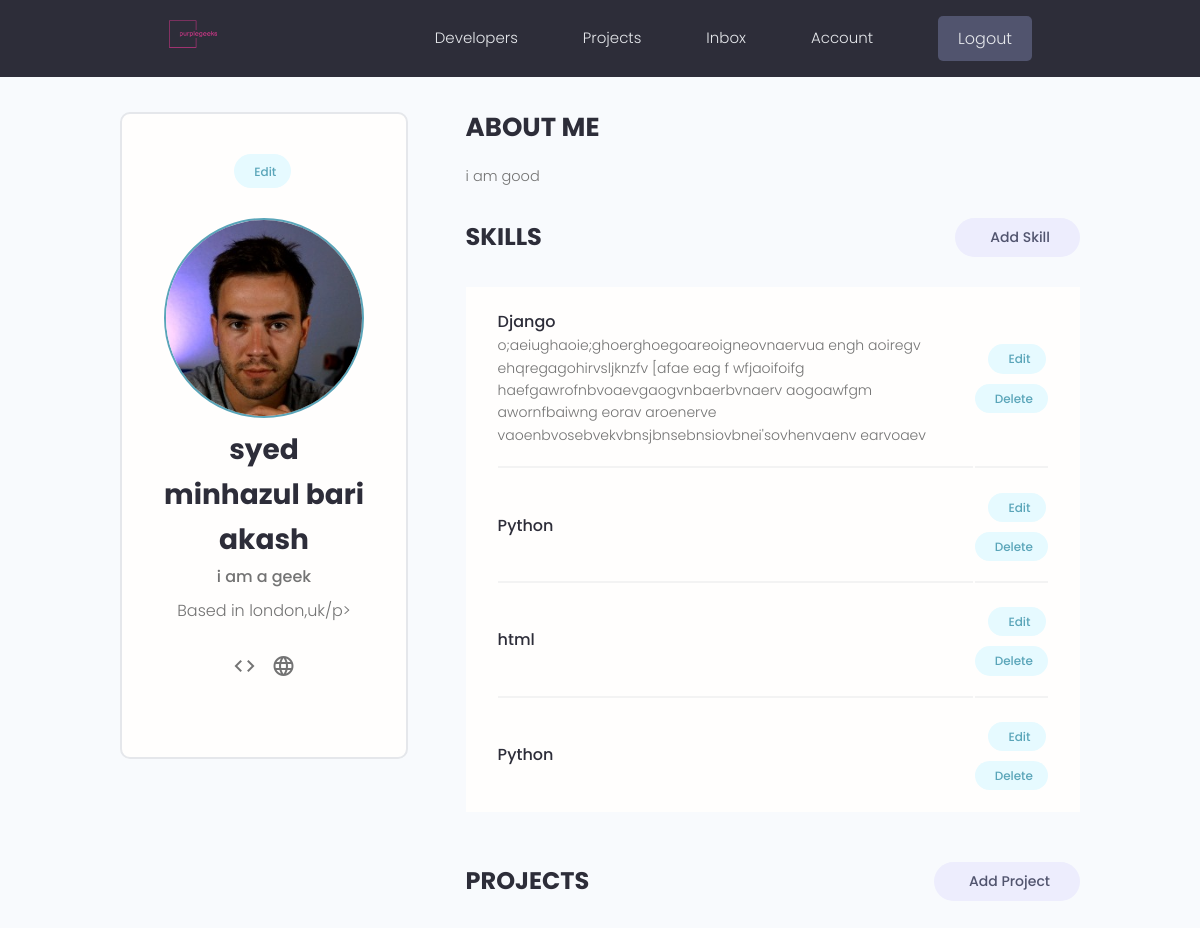
Before: /account/ (signed in) with the older database file.
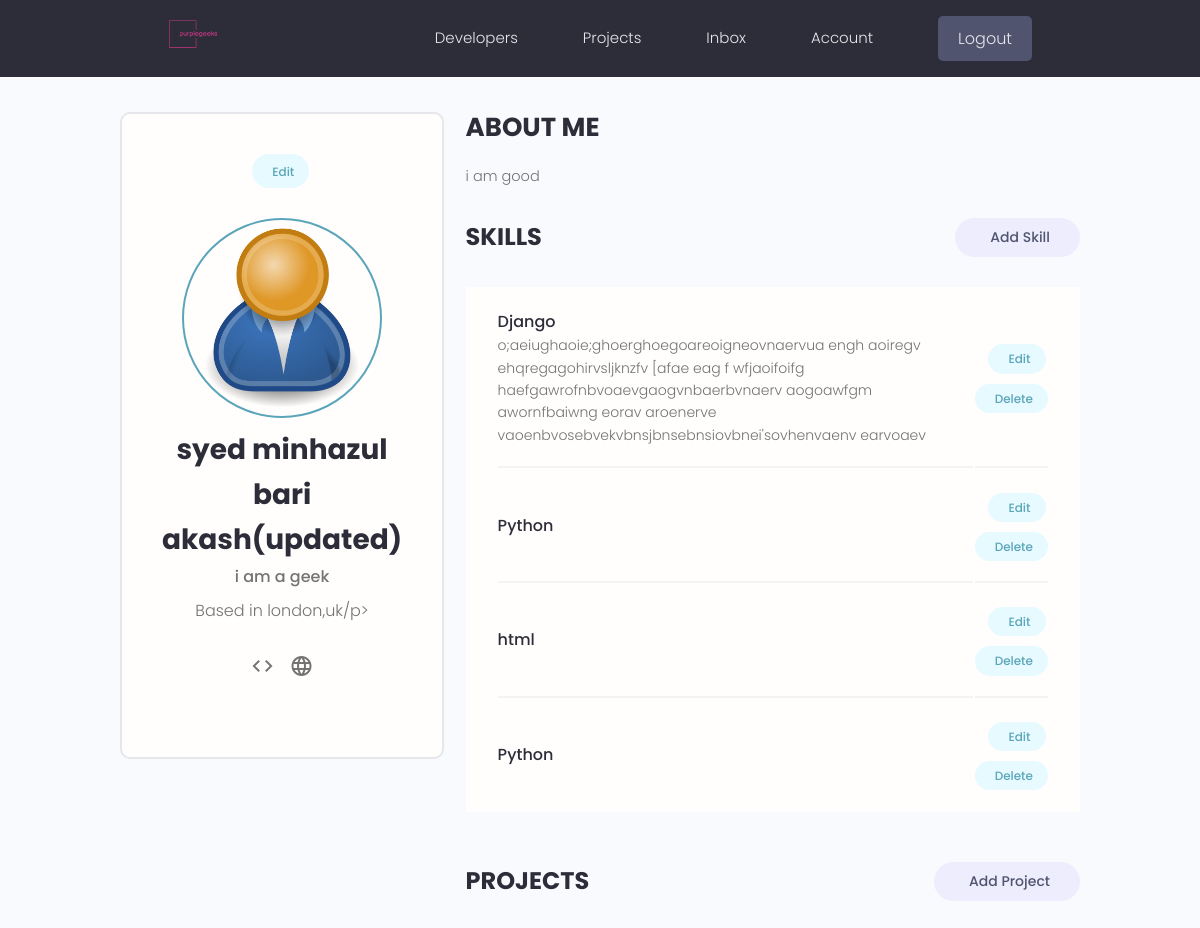
After: the same page with the newer database file.
### users/models.py (models this page shows, shortened)
class Profile(models.Model):
    user = models.OneToOneField(User, on_delete=models.CASCADE, null=True, blank=True)
    name = models.CharField(max_length=200, blank=True, null=True)
    email = models.EmailField(max_length=500, blank=True, null=True)
    username = models.CharField(max_length=200, blank=True, null=True)
    location = models.CharField(max_length=200, blank=True, null=True)
    short_intro = models.CharField(max_length=200, blank=True, null=True)
    bio = models.TextField(blank=True, null=True)
    profile_image = models.ImageField(null=True, blank=True, upload_to='profiles/', default="profiles/user-default.png")
    social_github = models.CharField(max_length=200, blank=True, null=True)
    social_twitter = models.CharField(max_length=200, blank=True, null=True)
    social_linkedin = models.CharField(max_length=200, blank=True, null=True)
    social_youtube = models.CharField(max_length=200, blank=True, null=True)
    social_website = models.CharField(max_length=200, blank=True, null=True)
    created = models.DateTimeField(auto_now_add=True)
    id = models.UUIDField(default=uuid.uuid4, unique=True, primary_key=True, editable=False)

### users/views.py (the view)
# urls.py: path('account/',views.userAccount, name="account"),
@login_required(login_url='login')
def userAccount(request):
    profile = request.user.profile
    skills = profile.skill_set.all()
    projects = profile.project_set.all()
    context = {'profile':profile, 'skills':skills}
    return render(request, 'users/account.html', context)

### users/templates/users/account.html (shortened to what this page needs)
{% extends 'main.html'%}
{% block content %}
  <main class="settingsPage profile my-md">
    <div class="container">
      <div class="layout">
        <div class="column column--1of3">
          <div class="card text-center">
            <div class="card__body dev">
              <a class="tag tag--pill tag--main settings__btn" href="{% url 'edit-account' %}"> Edit</a>
              <img class="avatar avatar--xl dev__avatar" src="{{profile.profile_image.url}}" />
              <h2 class="dev__name">{{profile.name}}</h2>
              <p class="dev__title"> {{profile.short_intro}} </p>
              <p class="dev__location">Based in {{profile.location}}/p>
                <ul class="dev__social">
                  {% if profile.social_github %}
                  <li>
                    <a title="Github" href="{{profile.social_github}}" target="_blank"><span class="material-icons">code</span></a>
                  </li>
                  {% endif %}
                  {% if profile.social_website %}
                  <li>
                    <a title="Personal Website" href="{{profile.social_website}}" target="_blank"><span class="material-icons">language</span></a>
                  </li>
                  {% endif %}
                </ul>
            </div>
          </div>
        </div>
        <div class="column column--2of3">
          <div class="devInfo">
            <h3 class="devInfo__title">About Me</h3>
            <p class="devInfo__about"> {{profile.bio}} </p>
          </div>
          <div class="settings">
            <h3 class="settings__title">Skills</h3>
            <a class="tag tag--pill tag--sub settings__btn tag--lg" href="{% url 'create-skill' %}"> Add Skill</a>
          </div>
          <table class="settings__table">
            {% for skill in skills %}
            <tr>
              <td class="settings__tableInfo">
                <h4>{{skill.name}}</h4>
                <p>{{skill.description}} </p>
              </td>
              <td class="settings__tableActions">
                <a class="tag tag--pill tag--main settings__btn" href="{% url 'update-skill' skill.id %}"> Edit</a>
                <a class="tag tag--pill tag--main settings__btn" href="{% url 'delete-skill' skill.id %}?next=/account"> Delete</a>
              </td>
            </tr>
            {% endfor %}
          </table>
          <div class="settings">
            <h3 class="settings__title">Projects</h3>
            <a class="tag tag--pill tag--sub settings__btn tag--lg" href="{% url 'create-project' %}"> Add Project</a>
          </div>
        </div>
      </div>
    </div>
  </main>
  {% endblock %}

Changed rows visible on the page:
changed Profile "i am a geek": profile_image: picture removed, a placeholder shows; name "syed minhazul bari akash" → "syed minhazul bari akash(updated)"
